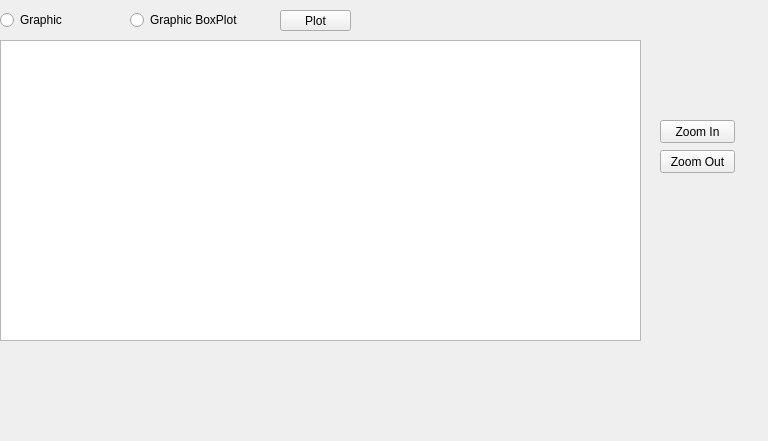
            <widget class="QWidget" name="Step6">
             <property name="geometry">
              <rect>
               <x>0</x>
               <y>0</y>
               <width>768</width>
               <height>441</height>
              </rect>
             </property>
             <attribute name="label">
              <string>Step 6 - hydrological uncertainty analysis</string>
             </attribute>
             <widget class="QGraphicsView" name="graphicsView_WQ_2">
              <property name="geometry">
               <rect>
                <x>0</x>
                <y>40</y>
                <width>641</width>
                <height>301</height>
               </rect>
              </property>
             </widget>
             <widget class="QPushButton" name="zoom_out_button_WQ_2">
              <property name="geometry">
               <rect>
                <x>660</x>
                <y>150</y>
                <width>75</width>
                <height>23</height>
               </rect>
              </property>
              <property name="text">
               <string>Zoom Out</string>
              </property>
             </widget>
             <widget class="QRadioButton" name="Plot_sim_obs_WQ_2">
              <property name="geometry">
               <rect>
                <x>0</x>
                <y>10</y>
                <width>141</width>
                <height>20</height>
               </rect>
              </property>
              <property name="text">
               <string>Graphic </string>
              </property>
             </widget>
             <widget class="QPushButton" name="zoom_in_button_WQ_2">
              <property name="geometry">
               <rect>
                <x>660</x>
                <y>120</y>
                <width>75</width>
                <height>23</height>
               </rect>
              </property>
              <property name="text">
               <string>Zoom In</string>
              </property>
             </widget>
             <widget class="QPushButton" name="Plot_G_WQ_2">
              <property name="geometry">
               <rect>
                <x>280</x>
                <y>10</y>
                <width>71</width>
                <height>21</height>
               </rect>
              </property>
              <property name="text">
               <string>Plot</string>
              </property>
             </widget>
             <widget class="QRadioButton" name="Plot_BoxPlot_WQ_2">
              <property name="geometry">
               <rect>
                <x>130</x>
                <y>10</y>
                <width>141</width>
                <height>20</height>
               </rect>
              </property>
              <property name="text">
               <string>Graphic BoxPlot</string>
              </property>
             </widget>
            </widget>
